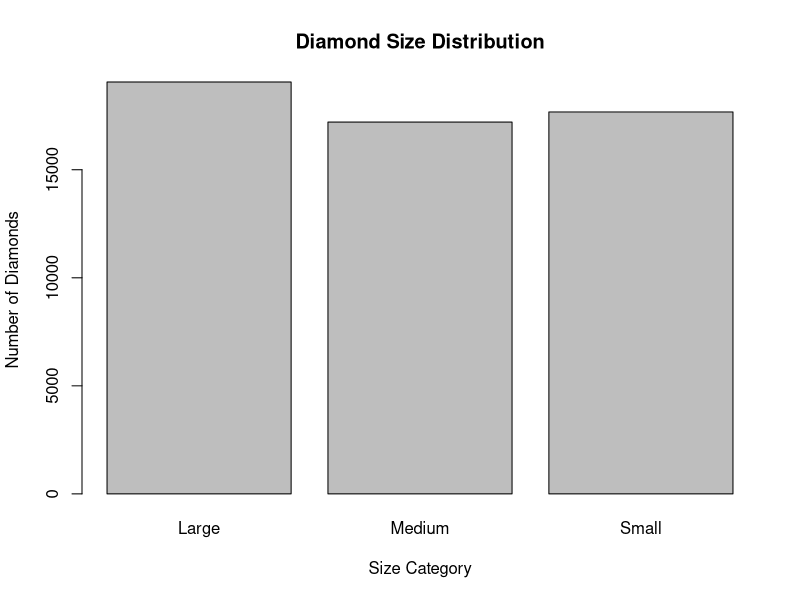

Write the R code that produced this figure. (Note: this script raises an error after producing the figure.)
# start by loading the packages for plotting and data transformation
install.packages("ggplot2")
install.packages("dplyr")

library(ggplot2)
library(dplyr)

# let's look at the diamonds data set that ships with dplyr
diamonds <- data.frame(diamonds)
diamonds

# when we look at the current headings we see that the columns 8, 9 and 10 could have better descriptors
head(diamonds)
# let's rename those headings
names(diamonds)[8] <- "length"
names(diamonds)[9] <- "width"
names(diamonds)[10] <- "depth"

# now we have two columns named depth, woops.
head(diamonds)
# let's rename the first depth column to depth perc
names(diamonds)[5] <- "depthperc"

# Now we want a calculated column.  In Excel you generally operate on cells adjacent to one another and add a columns for the new result.  In R we're going to do this using the mutate function.  To find out more about this function you can run ?mutate

# In this example we'll create a new variable called cubic by passing the diamonds data set to the mutate function and passing the expression length * width * depth into the second argument.
diamonds <- mutate(diamonds, cubic = length * width * depth)
# Let's add another column for total volumn of the diamond where we add all the dimensions together
diamonds <- mutate(diamonds, total = length + width + depth)

# Now let's say we want to summarize the numeric data of our variables.  In Excel you'd go to the bottom of the columns and type in something =SUM(A1:A53609).  In R we'll use various column functions.  To return the average of a column we'll use colMeans(diamonds[,c(1, 5:11)])
colMeans(diamonds[,c(1, 5:12)])
# The expresion above calculates the average for column 1 as well as 5:12.
# Let's round carat to the closest .25
diamonds$carat2 <- round(diamonds$carat / .25) * .25

# Now let's summarize
Summary <- aggregate(cbind(depthperc, table, price, length, width, depth, cubic, total) ~ cut + color + clarity + carat2, data = diamonds, mean)
# The expression above is telling R to take the mean of all the numeric fields(in the cbind function) and group them by the non-numeric fields then assign those records to a new data fram we call Summary.

# Now we'll do something very similar to Excel's Pivot Table functionality.  Imagine comparing the price across different clarity values for each color.  You would do this by putting color on the row self, clarity on the column self and price in the values.  In R we'll use the reshape2 package
install.packages("reshape2")
library(reshape2)
# Then we use dcast to get our data into the same pivot table format
pivot_table <- dcast(diamonds[, c('color', 'clarity', 'price')], color~clarity, mean)
# Let's try another example where we look at average prive across cuts by clarity.
pivot_table2 <- dcast(diamonds[, c('clarity', 'cut', 'price')], clarity~cut, mean)

# Now for the function we've all be waiting for, VLOOKUPS.  In Excel it's extremely common to return the value from a lookup or helper table into your working table.  For example, say I need the freight rate for a give route.  Well, we may need to go lookup the freight rate for that route from our freight rate table.

# So how are we going to do VLOOKUPs in R?  In R we'll use the merge function.

# Our example is going to be calculating a diamonds price above or below the average price for that diamonds cut + color + clarity + carat.  Our working table will be diamonds and our lookup table will be the Summary table we created earlier.

# Let's start by renaming price color in our Summary table to avgprice.
names(Summary)[7] <- "avgprice"
# Next we'll merge the data sets and bring over average price
diamonds <- merge(diamonds, Summary[,c(1:4, 7)], by.x = c("cut", "color", "clarity", "carat2"), by.y = c("cut", "color", "clarity", "carat2"))
# The above expression merged the two data frame together using just the need columns bringing us avgprice(column 7 from Summary) to the diamonds data frame.

# Now let's calculate the perc over/under each diamond is compared to it's average price for its respective group.
library(dplyr)
diamonds <- mutate(diamonds, overunderperc = price / avgprice)

# Now let's think about creating some conditional statements.  In Excel you can perfom all sorts of conditional statemnets using IF, SUMIF, CHOOSE and many more.  In R we'll perfom our conditionals directly on the vector and assign a result to a new column.

# Let's do example where we assign diamonds a size class of Small, Medium or Large based on the carat weight of that diamond.
diamonds$size[diamonds$carat < 0.5] <- "Small"
diamonds$size[diamonds$carat >=0.5 & diamonds$carat < 1] <- "Medium"
diamonds$size[diamonds$carat >= 1] <- "Large"

# Now we move on to Graphing

# In Excel you hunt around to for the right menu item to click or drag the propper area of a pivot chart.  In R you'll be typing out what you want to visualize.  You'll get the hang of it sooner than you think, promise.

# Bar Chart
barplot(table(diamonds$size), main = "Diamond Size Distribution", xlab = "Size Category", ylab = "Number of Diamonds", col = "grey")

# Line Chart
library(ggplot2)
ggplot(diamonds, aes(clarity)) +
  geom_freqpoly(aes(group = color, colour = color)) +
  labs(x = "Clarity", y = "Number of Diamonds", title = "Clarity by Color")

# Scatter Plot
ggplot(diamonds, aes(carat, price, color = clarity)) +
  geom_point() +
  labs(x = "Carat Weight", y = "Price", title = "Price by Carat Weight")

qplot(carat, price, data = daimonds, color = clarity, xlab = "Carat Weight", ylab = "Price", main = "Price by Carat Weight")

# to create othe charts with ggplot visit http://docs.ggplot2.org/current/
